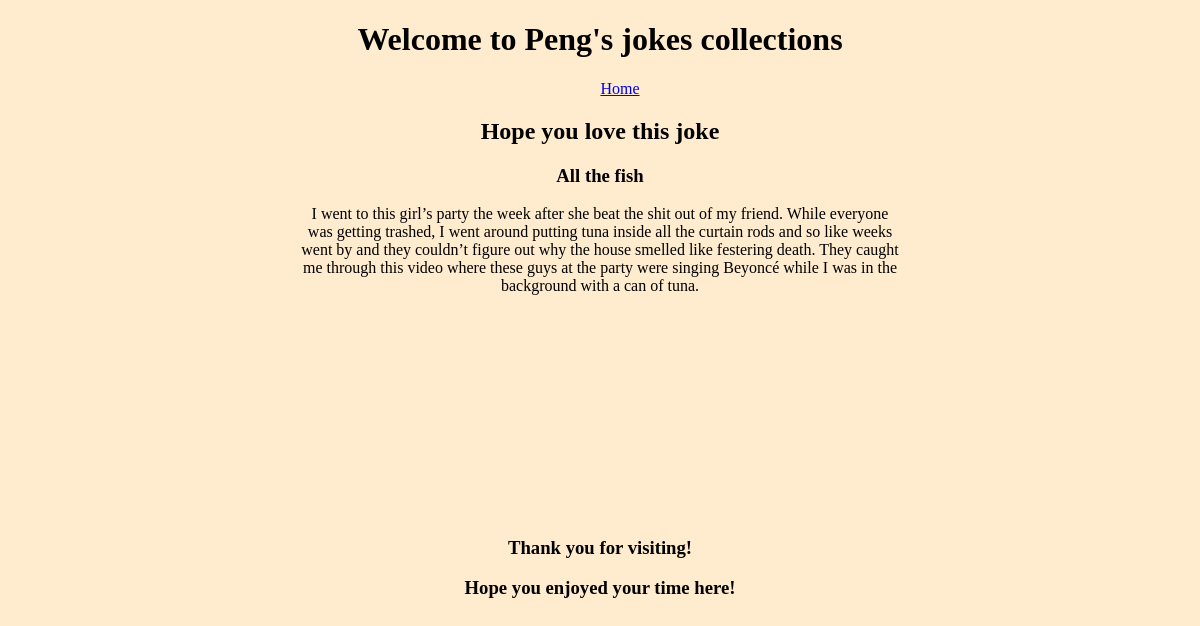
Screenshot of /posts/5/ with the database file from the repository.
### blog/models.py (models this page shows, shortened)
class Post(models.Model):
    title = models.CharField(max_length = 64)
    author = models.ForeignKey('auth.User', on_delete=models.CASCADE)
    body = models.TextField()

### blog/views.py (the view)
# urls.py: path('posts/<int:pk>/', PostDetailsView.as_view(), name='details'),
class PostDetailsView(DetailView):
    template_name = 'details.html'
    model = Post

### templates/details.html (shortened to what this page needs)
{% extends 'base.html' %}
{% block header %}
<h1>Welcome to Peng's jokes collections</h1>
{% endblock header %}
{% block content %}
<h2>Hope you love this joke </h1>
<h3>{{ object.title }}</h3>
<p>{{ object.body }}</p>
{% endblock content%}

### static/css/base.css (style rules this page uses)
body { background-color: blanchedalmond; }

### rows the page displays
Post: title "All the fish", body "I went to this girl’s party the week after she beat the shit out of my friend. While everyone was getting trashed, I went around putting tuna inside all the curtain rods and so like weeks went by and they couldn’t figure out why the house smelled like festering death. They caught me through this video where these guys at the party were singing Beyoncé while I was in the background with a can of tuna."
